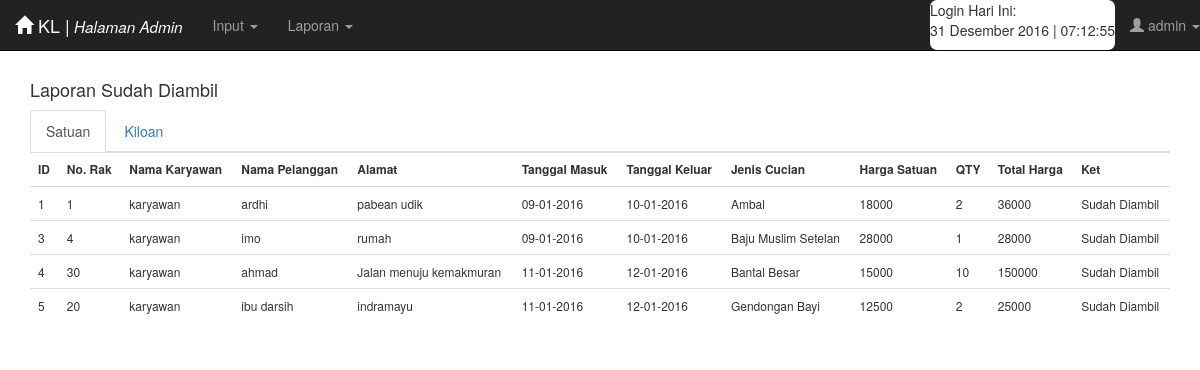
/admin/laporan_lunas.php (signed in), run on the app's committed database.
### tables this page shows
CREATE TABLE `cucisatuan` (
  `id` int(5) NOT NULL,
  `no_rak` int(3) NOT NULL,
  `nama_karyawan` varchar(50) NOT NULL,
  `nama_pelanggan` varchar(100) NOT NULL,
  `alamat` varchar(255) NOT NULL,
  `tanggal_masuk` varchar(25) NOT NULL,
  `tanggal_keluar` varchar(25) NOT NULL,
  `jenis_cucian` varchar(50) NOT NULL,
  `harga_satuan` int(10) NOT NULL,
  `qty` int(3) NOT NULL,
  `total_harga` int(11) NOT NULL,
  `ket` varchar(25) NOT NULL
);

### konversi_tgl.php (called while the page is built, shortened)
<?php
	function tgl_indo($tgl)
	{
		$tanggal = substr($tgl,6,2);
		$bulan = get_bulan(substr($tgl,4,2));
		$tahun = substr($tgl,0,4);
		return $tanggal.' '.$bulan.' '.$tahun;
	}
	function get_bulan($bln)
	{
		switch ($bln) {
			case 12:
				return "Desember";
				break;
		}
	}
?>

### admin/laporan_lunas.php (the view, shortened to what this page needs)
<?php
include 'header_admin.php';
 ?>
<h4>Laporan Sudah Diambil</h4>
<ul class="nav nav-tabs bg-navtab">
	    <li class="active"><a data-toggle="tab" href="#satuan">Satuan</a></li>
	    <li><a data-toggle="tab" href="#kiloan">Kiloan</a></li>
</ul>
	<div class="tab-content">
		<div id="satuan" class="tab-pane fade in active">
	<table class='table input-sm'>
		<tr rowspan=2>
			<th>ID</th>
			<th>No. Rak</th>
			<th>Nama Karyawan</th>
			<th>Nama Pelanggan</th>
			<th>Alamat</th>
			<th>Tanggal Masuk</th>
			<th>Tanggal Keluar</th>
			<th>Jenis Cucian</th>
			<th>Harga Satuan</th>
			<th>QTY</th>
			<th>Total Harga</th>
			<th>Ket</th>
		</tr>
<?php
$tb_cucisatuan = mysqli_query($connect, "select * from cucisatuan where ket='Sudah Diambil'");
while ($array_tb_cucisatuan = mysqli_fetch_array($tb_cucisatuan)) {
echo "
		<tr>
			<td>$array_tb_cucisatuan[id]</td>
			<td>$array_tb_cucisatuan[no_rak]</td>
			<td>$array_tb_cucisatuan[nama_karyawan]</td>
			<td>$array_tb_cucisatuan[nama_pelanggan]</td>
			<td>$array_tb_cucisatuan[alamat]</td>
			<td>$array_tb_cucisatuan[tanggal_masuk]</td>
			<td>$array_tb_cucisatuan[tanggal_keluar]</td>
			<td>$array_tb_cucisatuan[jenis_cucian]</td>
			<td>$array_tb_cucisatuan[harga_satuan]</td>
			<td>$array_tb_cucisatuan[qty]</td>
			<td>$array_tb_cucisatuan[total_harga]</td>
			<td>$array_tb_cucisatuan[ket]</td>
		</tr>
";
}
?>
</table>
		</div>
	</div>

### admin/header_admin.php (shortened to what this page needs)
<?php
include('../konversi_tgl.php');
?>
<html>
<head>
  <link rel="stylesheet" type="text/css" href="../bootstrap/css/bootstrap.min.css">
</head>
<body>
<nav class="navbar navbar-inverse navbar-fixed-top">
    <div class="navbar-header">
      <a href="index.php" class="navbar-brand"><span class="glyphicon glyphicon-home"></span>  KL |<small><i> Halaman Admin</i></small></a>
    </div>
    <div class="collapse navbar-collapse" id="myNavbar">
      <ul class="nav navbar-nav">
        <li class="dropdown"><a class="dropdown-toggle" data-toggle="dropdown" href="#">Input <span class="caret"></span></a>
        </li>
        <li class="dropdown"><a class="dropdown-toggle" data-toggle="dropdown" href="#">Laporan <span class="caret"></span></a>
        </li>
      </ul>
      <ul class="nav navbar-nav navbar-right">
          <li>
            <div class="waktu_login">
            <?php echo "Login Hari Ini: <br> ";
            echo tgl_indo(date("Ymd"));
            echo " | ";
            echo gmdate("H:i:s", time()+ 60*60*7);
             ?>
            </div>
          </li>
          <li class="dropdown"><a class="dropdown-toggle" data-toggle="dropdown" href="#">
          <span class="glyphicon glyphicon-user"></span> <?php echo $_SESSION['user_admin'];?> <span class="caret"></span></a>
        </li>
      </ul>
    </div>
</nav>
<div class="container">

### admin/header_admin.php (style rules this page uses)
.waktu_login { height: 50px; border-radius: 7px; background-color: #FFF; }

### data on the page
cucisatuan: id "1", no_rak "1", nama_karyawan "karyawan", nama_pelanggan "ardhi", alamat "pabean udik", tanggal_masuk "09-01-2016", tanggal_keluar "10-01-2016", jenis_cucian "Ambal", harga_satuan "18000", qty "2", total_harga "36000", ket "Sudah Diambil"
cucisatuan: id "3", no_rak "4", nama_karyawan "karyawan", nama_pelanggan "imo", alamat "rumah", tanggal_masuk "09-01-2016", tanggal_keluar "10-01-2016", jenis_cucian "Baju Muslim Setelan", harga_satuan "28000", qty "1", total_harga "28000", ket "Sudah Diambil"
cucisatuan: id "4", no_rak "30", nama_karyawan "karyawan", nama_pelanggan "ahmad", alamat "Jalan menuju kemakmuran", tanggal_masuk "11-01-2016", tanggal_keluar "12-01-2016", jenis_cucian "Bantal Besar", harga_satuan "15000", qty "10", total_harga "150000", ket "Sudah Diambil"
cucisatuan: id "5", no_rak "20", nama_karyawan "karyawan", nama_pelanggan "ibu darsih", alamat "indramayu", tanggal_masuk "11-01-2016", tanggal_keluar "12-01-2016", jenis_cucian "Gendongan Bayi", harga_satuan "12500", qty "2", total_harga "25000", ket "Sudah Diambil"

### other printed values
$_SESSION['user_admin'] "admin"
